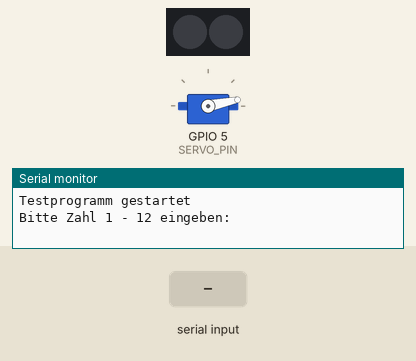
This sketch was run on a simulated ESP32. On the bench: 2 RGB LEDs in strip order, left to right, servo, the last lines printed to the serial monitor. The test bench sets the inputs (shaded band). The audio player accepts every command and is not drawn.

Above: at 2.0 s.
2.1 s: "1\n" received over Serial
At 3.4 s:
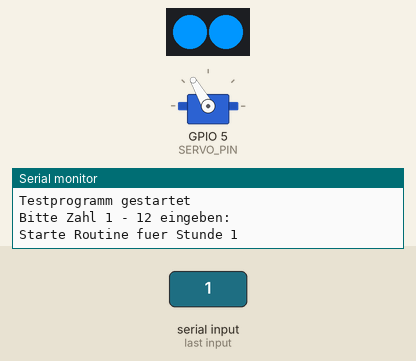
At 4.13 s:
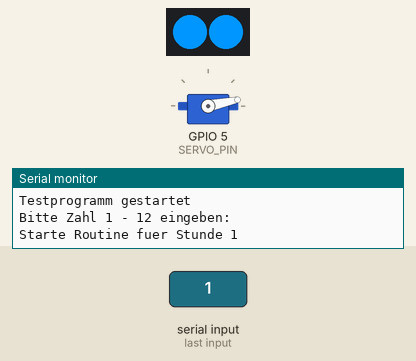
5.1 s: "5\n" received over Serial
7.8 s: "90,45\n" received over Serial
Timing chart, 0 to 12.1 s (numbered marks = the images above; inputs shaded):
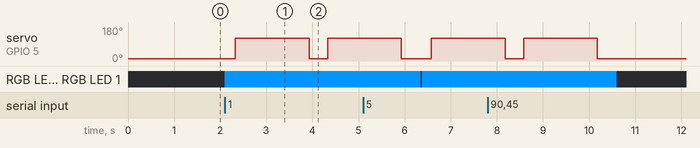

The sketch:

KaffeeKanne_Test.ino
```cpp
#include <Adafruit_NeoPixel.h>
#include <ESP32Servo.h>
#include <DFRobotDFPlayerMini.h>

// ===============================
// Pins
// ===============================
#define LED_PIN     2
#define NUM_LEDS    2
#define SERVO_PIN   5

#define DF_RX_PIN   16
#define DF_TX_PIN   17

// ===============================
// Servo Einstellungen
// ===============================
#define SERVO_MIN 12
#define SERVO_MAX 120

int servoPause = 600;   // Pause nach Max-Position (ms)

// ===============================
// Objekte
// ===============================
Adafruit_NeoPixel strip(NUM_LEDS, LED_PIN, NEO_GRB + NEO_KHZ800);

Servo movementServo;

HardwareSerial dfSerial(1);
DFRobotDFPlayerMini dfPlayer;

// ===============================
// NeoPixel
// ===============================
void setNeoPixel(bool on)
{
  if(on)
  {
    for(int i=0;i<NUM_LEDS;i++)
      strip.setPixelColor(i, strip.Color(0,150,255));
  }
  else
  {
    strip.clear();
  }

  strip.show();
}

// ===============================
// Servo Bewegung
// ===============================
void servoMovement()
{
  movementServo.attach(SERVO_PIN);
  movementServo.setPeriodHertz(50);

  for(int i=0;i<2;i++)
  {
    movementServo.write(SERVO_MAX);
    delay(1000);

    delay(servoPause);

    movementServo.write(SERVO_MIN);
    delay(400);
  }

  movementServo.detach();
}

// ===============================
// Stundenroutine
// ===============================
void hourlyRoutine(int hour)
{
  Serial.print("Starte Routine fuer Stunde ");
  Serial.println(hour);

  // NeoPixel EIN
  setNeoPixel(true);

  // MP3 starten
  dfPlayer.playMp3Folder(hour);

  delay(200);

  // Servo starten
  servoMovement();

  // warten bis MP3 fertig
  while(dfPlayer.readState()==1)
  {
    delay(100);
  }

  // NeoPixel AUS
  setNeoPixel(false);

  Serial.println("Routine beendet\n");
}

// ===============================
// Setup
// ===============================
void setup()
{
  Serial.begin(115200);

  strip.begin();
  strip.clear();
  strip.show();

  movementServo.attach(SERVO_PIN);
  movementServo.write(SERVO_MIN);
  delay(300);
  movementServo.detach();

  dfSerial.begin(9600,SERIAL_8N1,DF_RX_PIN,DF_TX_PIN);

  if(!dfPlayer.begin(dfSerial))
  {
    Serial.println("DFPlayer Fehler!");
    while(true);
  }

  dfPlayer.volume(25);

  Serial.println("Testprogramm gestartet");
  Serial.println("Bitte Zahl 1 - 12 eingeben:");
}

// ===============================
// Loop
// ===============================
void loop()
{

  if(Serial.available())
  {
    int command = Serial.parseInt();

    if(command>=1 && command<=12)
    {
      hourlyRoutine(command);
    }
    else
    {
      Serial.println("Bitte Zahl 1 bis 12 eingeben.");
    }
  }

}
```

Measured:
- after the input at 2.1 s, servo on GPIO 5 (SERVO_PIN): 12° → 120° after 0.23 s, → 12° 1.6 s later, → 120° 0.40 s later; RGB LED 0, RGB LED 1: off → RGB(0, 150, 255) at once
